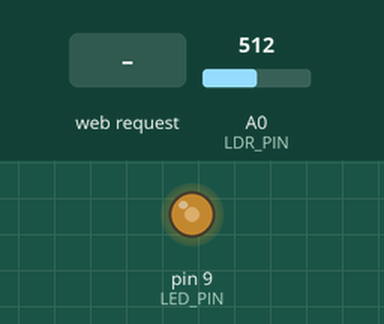
Bench run of a sketch on a simulated Arduino Uno WiFi Rev2. Parts: output pins drawn as LEDs (lit = HIGH). The inputs (shaded band) are chosen by the test bench; at power-on: A0 (LDR_PIN) = 512. WiFi joins after 1.5 s; servers stay silent unless stated; what the sketch prints to the serial monitor is not drawn.

Above: at 2.7 s.
2.8 s: A0 (LDR_PIN) set to 716
At 3.5 s:
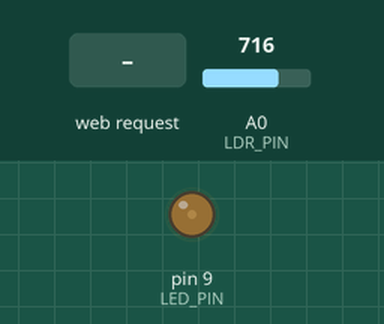
4.3 s: HTTP request GET /on received
At 5.0 s:
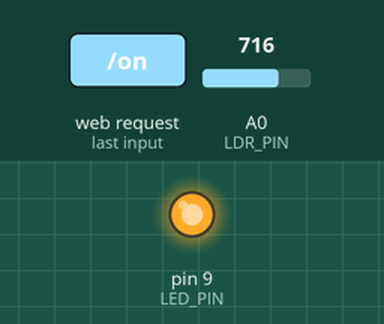
5.8 s: HTTP request GET /auto received
At 6.5 s:
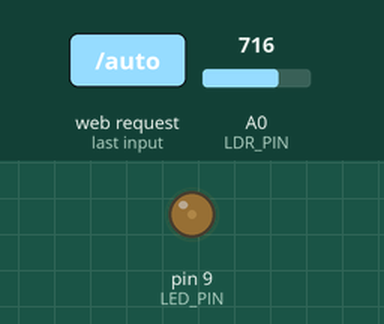
7.3 s: A0 (LDR_PIN) set to 511
At 7.9 s:
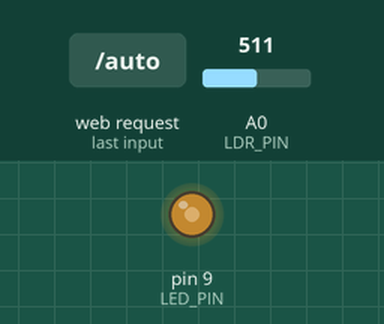
Timing chart, 0 to 9.8 s (numbered marks = the images above; inputs shaded):
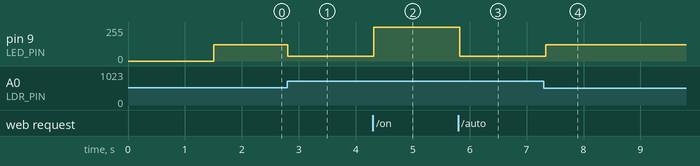

The sketch:

v2_enkel_webserver.ino
```cpp
/*
  Smart belysning
  Kort: Arduino Uno WiFi Rev.2
  - LDR (spenningsdeler) leses på A0
  - D9 (PWM) styrer lampen (LED) via MOSFET
  - Webserver over WiFi: viser LDR-verdi og har knapper for lampen

  Bibliotek: WiFiNINA (Verktøy > Administrer biblioteker > "WiFiNINA")
  Kort i Arduino IDE: Arduino Uno WiFi Rev2 (pakken "Arduino megaAVR Boards")
*/

#include <SPI.h>
#include <WiFiNINA.h>

// ---- FYLL INN DINE EGNE VERDIER ----
const char SSID[] = "DITT_WIFI_NAVN";
const char PASS[] = "DITT_WIFI_PASSORD";
// ------------------------------------

const int LDR_PIN = A0;   // lyssensor
const int LED_PIN = 9;    // PWM til MOSFET-gate (via 220 ohm)

// Hvor mørkt/lyst det er (0-1023) før auto-modus justerer lampen.
// Juster etter testing/målinger i rommet ditt.
const int MORKT = 200;    // under dette: full lysstyrke
const int LYST  = 800;    // over dette: lampen av

enum Modus { AUTO, PA, AV };
Modus modus = AUTO;

WiFiServer server(80);

int lesLdr() {
  return analogRead(LDR_PIN);   // høyere verdi = mer lys (se koblingsskjema)
}

// Auto: mørkere rom gir sterkere lampe
int autoLysstyrke(int ldr) {
  ldr = constrain(ldr, MORKT, LYST);
  return map(ldr, MORKT, LYST, 255, 0);
}

int beregnLysstyrke(int ldr) {
  switch (modus) {
    case PA:  return 255;
    case AV:  return 0;
    default:  return autoLysstyrke(ldr);
  }
}

void sendSide(WiFiClient &client, int ldr, int lysstyrke) {
  const char *modusTekst = (modus == AUTO) ? "Auto" : (modus == PA) ? "På" : "Av";
  int prosent = map(lysstyrke, 0, 255, 0, 100);

  client.println("HTTP/1.1 200 OK");
  client.println("Content-Type: text/html; charset=utf-8");
  client.println("Connection: close");
  client.println();
  client.println("<!DOCTYPE html><html><head>");
  client.println("<meta name='viewport' content='width=device-width, initial-scale=1'>");
  client.println("<meta http-equiv='refresh' content='3'>");   // oppdaterer hvert 3. sekund
  client.println("<title>Smart belysning</title>");
  client.println("<style>body{font-family:sans-serif;text-align:center;background:#0b1424;color:#eaf0f7}");
  client.println("a{display:inline-block;margin:8px;padding:16px 28px;border-radius:12px;background:#2dd4bf;color:#0b1424;text-decoration:none;font-weight:bold}");
  client.println("</style></head><body>");
  client.println("<h1>Smart belysning</h1>");
  client.print("<p>LDR-verdi: <b>");
  client.print(ldr);
  client.println("</b> (0 = mørkt, 1023 = lyst)</p>");
  client.print("<p>Lysstyrke: <b>");
  client.print(prosent);
  client.println(" %</b></p>");
  client.print("<p>Modus: <b>");
  client.print(modusTekst);
  client.println("</b></p>");
  client.println("<a href='/auto'>Auto</a><a href='/on'>På</a><a href='/off'>Av</a>");
  client.println("</body></html>");
}

void kobleTilWifi() {
  Serial.print("Kobler til ");
  Serial.println(SSID);
  while (WiFi.begin(SSID, PASS) != WL_CONNECTED) {
    Serial.println("Prøver igjen om 5 sekunder...");
    delay(5000);
  }
  Serial.print("Tilkoblet! Åpne i nettleseren: http://");
  Serial.println(WiFi.localIP());
}

void setup() {
  pinMode(LED_PIN, OUTPUT);
  Serial.begin(9600);

  if (WiFi.status() == WL_NO_MODULE) {
    Serial.println("Fant ikke WiFi-modulen.");
    while (true);
  }

  kobleTilWifi();
  server.begin();
}

void loop() {
  int ldr = lesLdr();
  int lysstyrke = beregnLysstyrke(ldr);
  analogWrite(LED_PIN, lysstyrke);   // PWM 0-255

  WiFiClient client = server.available();
  if (client) {
    String forsteLinje = "";
    bool lest = false;
    while (client.connected()) {
      if (client.available()) {
        char c = client.read();
        if (!lest) {
          if (c == '\n') lest = true;
          else forsteLinje += c;
        }
        if (c == '\n' && forsteLinje.length() > 0 && lest) {
          // Tom linje avslutter forespørselen; vi har det vi trenger
          if (forsteLinje.indexOf("GET /on") >= 0)        modus = PA;
          else if (forsteLinje.indexOf("GET /off") >= 0)  modus = AV;
          else if (forsteLinje.indexOf("GET /auto") >= 0) modus = AUTO;

          lysstyrke = beregnLysstyrke(ldr);
          analogWrite(LED_PIN, lysstyrke);
          sendSide(client, ldr, lysstyrke);
          break;
        }
      }
    }
    delay(1);
    client.stop();
  }

  delay(50);
}
```

Measured:
- after the input at 2.8 s, pin 9 (LED_PIN): 123/255 → 36/255 at once
- after the input at 4.3 s, pin 9 (LED_PIN): 36/255 → 255/255 at once
- after the input at 5.8 s, pin 9 (LED_PIN): 255/255 → 36/255 at once
- after the input at 7.3 s, pin 9 (LED_PIN): 36/255 → 123/255 at once
